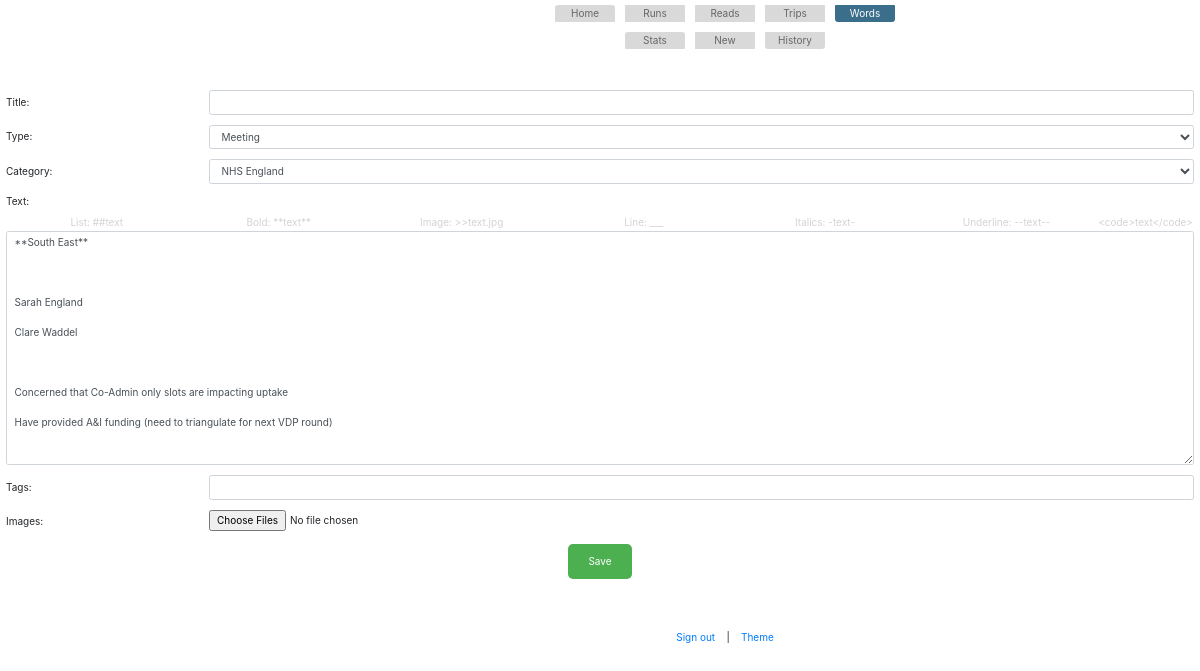
The app's page /words/note/55537/edit (signed in), older data.
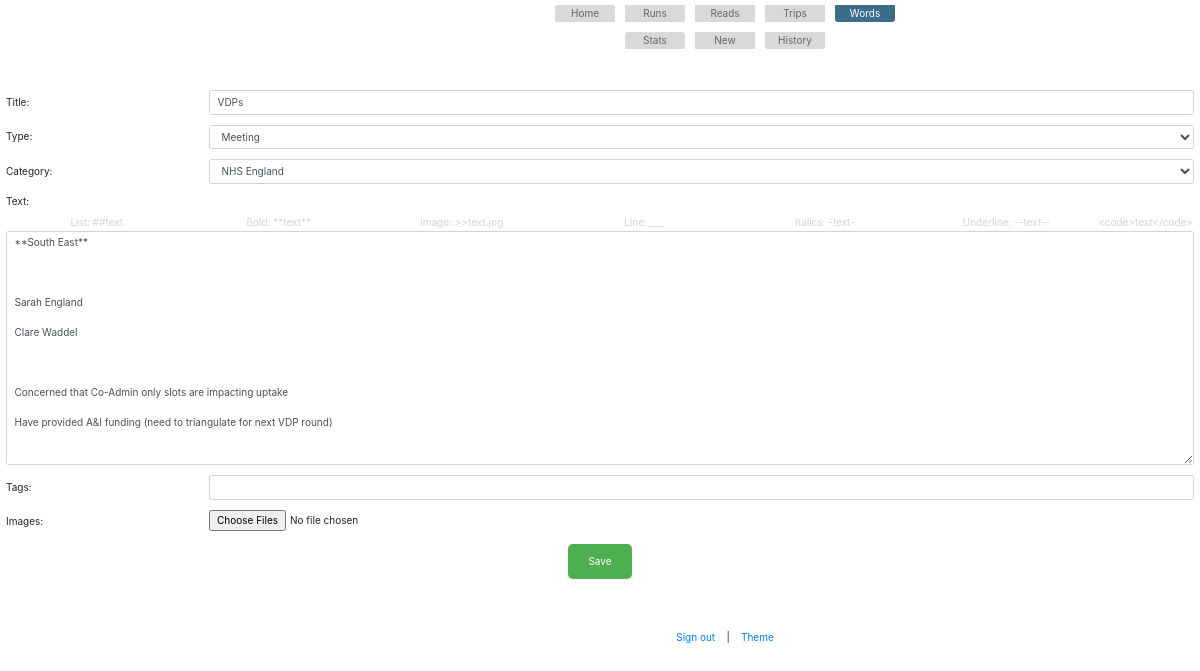
The same page, newer data.
### app.py (models this page shows)
class Words(db.Model):
    id = db.Column(db.Integer, primary_key=True)
    date_added = db.Column(db.String(20))
    note_date = db.Column(db.String(20))
    note_time = db.Column(db.String(20))
    note_type = db.Column(db.String(200))
    note_category = db.Column(db.String(200))
    note_title = db.Column(db.String(200))
    note_text = db.Column(db.String(2000))
    note_status = db.Column(db.String(200))
    edit_date = db.Column(db.String(20))
    edit_time = db.Column(db.String(20))
    note_tags = db.Column(db.String(200))
    note_original = db.Column(db.Integer)

### app.py (the view, shortened to what this page needs)
@app.route('/words/note/<int:note_id>/edit', methods=['GET', 'POST'])
@login_required
def words_edit(note_id):
    note = Words.query.get_or_404(note_id)
    today_dt_yyyymmdd = datetime.today().strftime('%Y-%m-%d')
    current_time = datetime.now().strftime("%H:%M:%S")
    return render_template('words_edit.html', note=note, words_options=words_options)

### app.py (called while the page is built)
@login_manager.user_loader
def load_user(user_id):
    return User.query.get(int(user_id))

@app.before_request
def before_request():
    if not current_user.is_authenticated and request.endpoint not in ['login', 'static']:
        return redirect(url_for('login'))

### templates/words_edit.html (shortened to what this page needs)
{% extends 'base.html' %}
{% block content %}
{% include 'base_words.html' %}
<br/><br/>
<form class="edit_form" method="post" action="#" enctype="multipart/form-data">
    <div class="row mb-3">
        <label for="title" class="col-sm-2 col-form-label">Title:</label>
        <div class="col-sm-10">
            <input type="text" id="note_title" name="note_title" value="{{ note.note_title }}" class="form-control">
        </div>
    </div>
    <div class="row mb-3">
        <label for="note_type" class="col-sm-2 col-form-label">Type:</label>
        <div class="col-sm-10">
            <select id="note_type" name="note_type"  required class="form-control" onchange="updateCategories()">
            {% for option in words_options %}
                {% if option['type'] == note.note_type %}
                    <option value="{{ option['type'] }}" selected>{{ option['type'] }}</option>
                {% else %}
                    <option value="{{ option['type'] }}">{{ option['type'] }}</option>
                {% endif %}
            {% endfor %}
            </select>
        </div>
    </div>
    <div class="row mb-3">
        <label for="note_category" class="col-sm-2 col-form-label">Category:</label>
        <div class="col-sm-10">
            <select id="note_category" name="note_category" value="{{ note.note_category }}" class="form-control">
            </select>
        </div>
    </div>
    <div class="form-group">
        <label>Text:</label>
            <br/>
            <table>
                <tr>
                    <td class="word_code_help_wrapper">
                        List: ##text
                    </td>
                    <td class="word_code_help_wrapper">
                        Bold: **text**
                    </td>
                    <td class="word_code_help_wrapper">
                        Image: >>text.jpg
                    </td>
                    <td class="word_code_help_wrapper">
                        Line: ___
                    </td>
                    <td class="word_code_help_wrapper">
                        Italics: -text-
                    </td>
                    <td class="word_code_help_wrapper">
                        Underline: --text--
                    </td>
                    <td class="word_code_help_wrapper">
                        &lt;code&gt;text&lt;/code&gt;
                    </td>
                </tr>
            </table>
            <textarea id="note_text" name="note_text" required class="form-control" required rows="15">{{ note.note_text }}</textarea>
    </div>
    <div class="row mb-3">
        <label for="tags" class="col-sm-2 col-form-label">Tags:</label>
        <div class="col-sm-10">
            <input id="note_tags" type="text" name="note_tags" value="{{ note.note_tags }}" class="form-control">
        </div>
    </div>
    <div class="row mb-3">
        <label for="note_images" class="col-sm-2 col-form-label">Images:</label>
        <div class="col-sm-10">
            <input type="file" id="note_images" name="note_images" multiple>
        </div>
    </div>
    <span class="center"><input type="submit" value="Save" class="submit_button"></span>
</form>
{% endblock %}

Row changes from the older to the newer data that the page shows:
changed Words "Meeting": note_title (not shown) → "VDPs"
